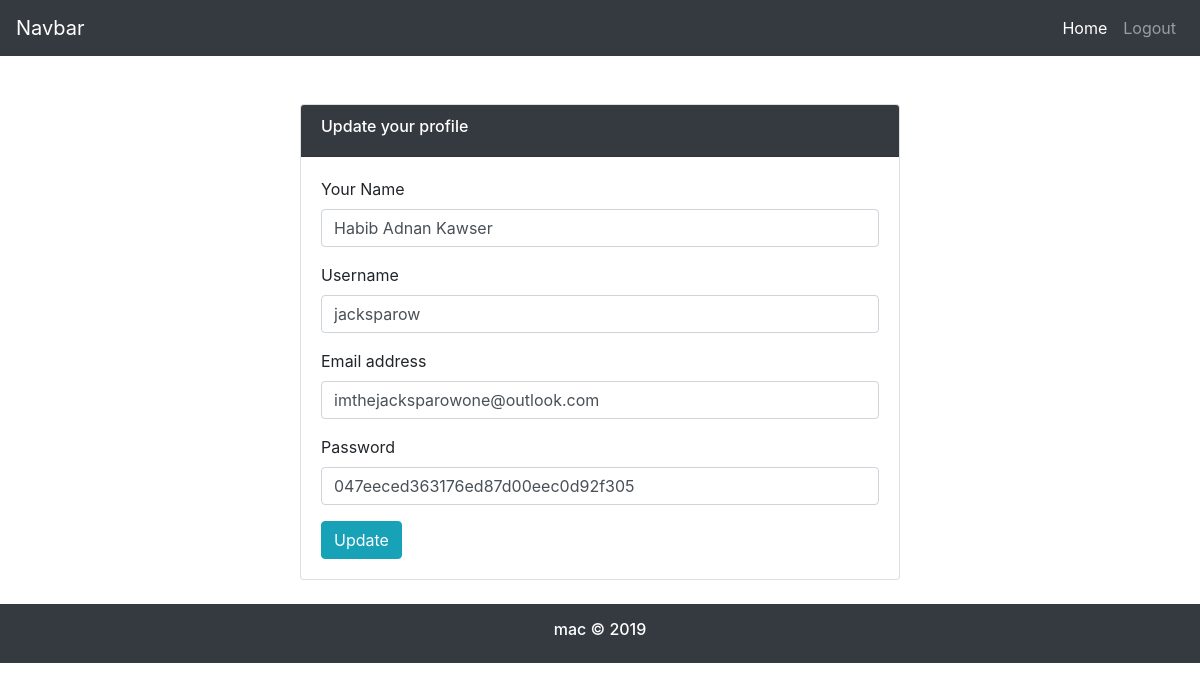
/profile.php?id=1 (signed in), run on the app's committed database.
### tables this page shows
CREATE TABLE `user` (
  `id` int(11) NOT NULL,
  `name` varchar(30) NOT NULL,
  `username` varchar(20) DEFAULT NULL,
  `email` varchar(30) DEFAULT NULL,
  `password` varchar(35) DEFAULT NULL
);

### lib/session.php (called while the page is built, shortened)
<?php
class Session{
    public static function get($key){
        if(isset($_SESSION[$key])){
            return $_SESSION[$key];
        }else{
            return false;
        }
    }
}

### lib/user.php (called while the page is built, shortened)
<?php
include 'database.php';
include_once 'session.php';
class user{
    private $db;
    public function __construct(){
        $this->db = new database;
    }
    public function getUserById($id){
        $sql = "select * from user where id=:id limit 1";
        $query = $this->db->pdo->prepare($sql);
        $query->bindValue(':id', $id);
        $query->execute();
        $result = $query->fetchAll();
        return $result;
    }
}

### lib/database.php (called while the page is built)
<?php
class database{
    private $hostdb = "localhost";
    private $userdb = "root";
    private $passdb = "";
    private $namedb = "php";
    public  $pdo;
    public function __construct(){
        if(!isset($this->pdo)){
            try{
                $link = new PDO("mysql:host=".$this->hostdb.";dbname=".$this->namedb, $this->userdb, $this->passdb);
                $this->pdo = $link;
            }catch(PDOException $e){
                die("Failed to connect with database".$e->getMessage());
            }
        }
    }
}

### profile.php (the view, shortened to what this page needs)
<?php
include 'includes/header.php';
include 'lib/user.php';
$user = new User();
if(isset($_GET['id'])){
    $userid = $_GET['id'];
}
?>
<?php
    $sessionid = Session::get("id");
    if($sessionid == $userid){ ?>
<div class="w-50 myform mt-5">
    <div class="card">
        <div class="card-header bg-dark">
            <h6 class="text-white">Update your profile</h6>
        </div>
        <div class="card-body">
<?php
$userdata = $user->getUserById($userid);
if($userdata){ ?>
        <form action="" method="post">
        <?php foreach($userdata as $userlist){ ?>
            <div class="form-group">
                <label for="name">Your Name</label>
                <input type="text" name="name" class="form-control" value="<?php echo $userlist['name']; ?>" id="name"  >
            </div>
            <div class="form-group">
                <label for="username">Username</label>
                <input type="text" name="username" class="form-control" value="<?php echo $userlist['username']; ?>" id="username"  >
            </div>
            <div class="form-group">
                <label for="email">Email address</label>
                <input type="email" name="email" class="form-control" value="<?php echo $userlist['email']; ?>" id="email"  >
            </div>
            <div class="form-group">
                <label for="password">Password</label>
                <input type="text" name="password" class="form-control" value="<?php echo $userlist['password']; ?>" id="password"  >
            </div>
        <?php } ?>
            <button type="submit" name="update" class="btn btn-info">Update</button>
        </form>
<?php } ?>
        </div>
    </div>
</div>
        <?php }else{
            echo "<div class='container'><div class='alert alert-warning mt-5 w-75'>* You are not authorized to update someone else profile</div></div>";
        }
        ?>
<?php include 'includes/footer.php'; ?>

### assets/css/custom.css (style rules this page uses)
.myform { margin: 0 auto; }

### data on the page
user: name "Habib Adnan Kawser", username "jacksparow", email "imthejacksparowone@outlook.com", password "047eeced363176ed87d00eec0d92f305"
